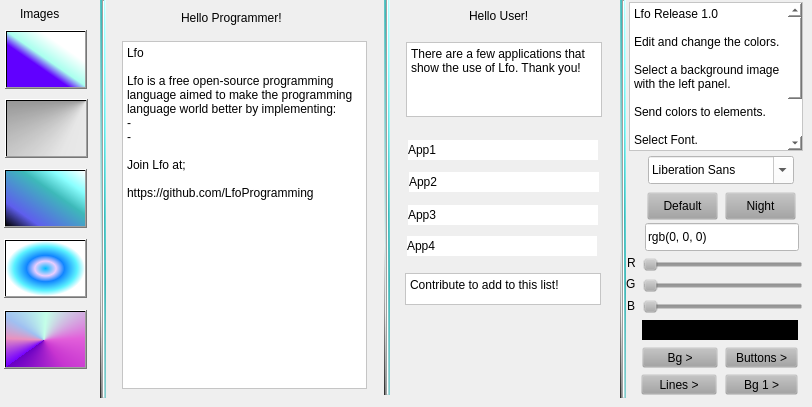
    <widget class="QWidget" name="tab_3">
     <attribute name="title">
      <string>Preferences</string>
     </attribute>
     <widget class="Line" name="line_9">
      <property name="geometry">
       <rect>
        <x>100</x>
        <y>0</y>
        <width>6</width>
        <height>398</height>
       </rect>
      </property>
      <property name="minimumSize">
       <size>
        <width>6</width>
        <height>0</height>
       </size>
      </property>
      <property name="maximumSize">
       <size>
        <width>6</width>
        <height>16777215</height>
       </size>
      </property>
      <property name="styleSheet">
       <string notr="true">
background-color: qlineargradient(spread:pad, x1:0, y1:1, x2:1, y2:0, stop:0 rgba(0, 0, 0, 255), stop:0.228856 rgba(162, 162, 162, 0), stop:0.60199 rgba(61, 185, 185, 255), stop:0.79602 rgba(138, 255, 255, 255), stop:1 rgba(255, 255, 255, 255));</string>
      </property>
      <property name="orientation">
       <enum>Qt::Vertical</enum>
      </property>
     </widget>
     <widget class="Line" name="line_10">
      <property name="geometry">
       <rect>
        <x>384</x>
        <y>-3</y>
        <width>6</width>
        <height>398</height>
       </rect>
      </property>
      <property name="minimumSize">
       <size>
        <width>6</width>
        <height>0</height>
       </size>
      </property>
      <property name="maximumSize">
       <size>
        <width>6</width>
        <height>16777215</height>
       </size>
      </property>
      <property name="styleSheet">
       <string notr="true">
background-color: qlineargradient(spread:pad, x1:0, y1:1, x2:1, y2:0, stop:0 rgba(0, 0, 0, 255), stop:0.228856 rgba(162, 162, 162, 0), stop:0.60199 rgba(61, 185, 185, 255), stop:0.79602 rgba(138, 255, 255, 255), stop:1 rgba(255, 255, 255, 255));</string>
      </property>
      <property name="orientation">
       <enum>Qt::Vertical</enum>
      </property>
     </widget>
     <widget class="Line" name="line_11">
      <property name="geometry">
       <rect>
        <x>620</x>
        <y>0</y>
        <width>6</width>
        <height>398</height>
       </rect>
      </property>
      <property name="minimumSize">
       <size>
        <width>6</width>
        <height>0</height>
       </size>
      </property>
      <property name="maximumSize">
       <size>
        <width>6</width>
        <height>16777215</height>
       </size>
      </property>
      <property name="styleSheet">
       <string notr="true">
background-color: qlineargradient(spread:pad, x1:0, y1:1, x2:1, y2:0, stop:0 rgba(0, 0, 0, 255), stop:0.228856 rgba(162, 162, 162, 0), stop:0.60199 rgba(61, 185, 185, 255), stop:0.79602 rgba(138, 255, 255, 255), stop:1 rgba(255, 255, 255, 255));</string>
      </property>
      <property name="orientation">
       <enum>Qt::Vertical</enum>
      </property>
     </widget>
     <widget class="QPushButton" name="Im1">
      <property name="geometry">
       <rect>
        <x>5</x>
        <y>30</y>
        <width>82</width>
        <height>59</height>
       </rect>
      </property>
      <property name="styleSheet">
       <string notr="true">background-color: qlineargradient(spread:pad, x1:0, y1:1, x2:0.721, y2:0.266955, stop:0.537313 rgba(97, 0, 255, 255), stop:0.696517 rgba(169, 255, 238, 255), stop:1 rgba(255, 255, 255, 255));</string>
      </property>
      <property name="text">
       <string/>
      </property>
     </widget>
     <widget class="QPushButton" name="Im2">
      <property name="geometry">
       <rect>
        <x>5</x>
        <y>99</y>
        <width>83</width>
        <height>59</height>
       </rect>
      </property>
      <property name="styleSheet">
       <string notr="true">background-color: qconicalgradient(cx:1, cy:0, angle:44.2, stop:0 rgba(0, 0, 0, 255), stop:0.577114 rgba(230, 230, 230, 255), stop:1 rgba(255, 255, 255, 255));</string>
      </property>
      <property name="text">
       <string/>
      </property>
     </widget>
     <widget class="QPushButton" name="Im3">
      <property name="geometry">
       <rect>
        <x>4</x>
        <y>169</y>
        <width>83</width>
        <height>59</height>
       </rect>
      </property>
      <property name="styleSheet">
       <string notr="true">background-color: qlineargradient(spread:pad, x1:0, y1:1, x2:1, y2:0, stop:0 rgba(0, 0, 0, 255), stop:0.21393 rgba(94, 94, 237, 255), stop:0.60199 rgba(61, 185, 185, 255), stop:0.79602 rgba(138, 255, 255, 255), stop:1 rgba(255, 255, 255, 255));</string>
      </property>
      <property name="text">
       <string/>
      </property>
     </widget>
     <widget class="QPushButton" name="Im4">
      <property name="geometry">
       <rect>
        <x>4</x>
        <y>239</y>
        <width>83</width>
        <height>59</height>
       </rect>
      </property>
      <property name="styleSheet">
       <string notr="true">background-color: qradialgradient(spread:pad, cx:0.5, cy:0.5, radius:0.5, fx:0.5, fy:0.5, stop:0 rgba(0, 188, 255, 255), stop:0.268657 rgba(234, 206, 255, 255), stop:0.477612 rgba(17, 133, 255, 255), stop:0.800995 rgba(91, 242, 255, 255), stop:1 rgba(255, 255, 255, 255));</string>
      </property>
      <property name="text">
       <string/>
      </property>
     </widget>
     <widget class="QPushButton" name="Im5">
      <property name="geometry">
       <rect>
        <x>4</x>
        <y>310</y>
        <width>83</width>
        <height>59</height>
       </rect>
      </property>
      <property name="styleSheet">
       <string notr="true">background-color: qconicalgradient(cx:0.480199, cy:0.511, angle:226.1, stop:0 rgba(105, 0, 196, 255), stop:0.20398 rgba(199, 52, 208, 255), stop:0.383085 rgba(226, 95, 218, 255), stop:0.61194 rgba(196, 255, 232, 255), stop:0.756219 rgba(160, 192, 241, 255), stop:0.860697 rgba(233, 146, 191, 255), stop:1 rgba(116, 0, 255, 255));</string>
      </property>
      <property name="text">
       <string/>
      </property>
     </widget>
     <widget class="QLabel" name="label_9">
      <property name="geometry">
       <rect>
        <x>20</x>
        <y>0</y>
        <width>66</width>
        <height>28</height>
       </rect>
      </property>
      <property name="styleSheet">
       <string notr="true">background-color: rgba(162, 162, 162, 0);
color: rgb(0, 0, 0);
font: 63 11pt &quot;FreeSans&quot;;</string>
      </property>
      <property name="text">
       <string>Images</string>
      </property>
     </widget>
     <widget class="QSlider" name="RSlider">
      <property name="geometry">
       <rect>
        <x>643</x>
        <y>257</y>
        <width>160</width>
        <height>16</height>
       </rect>
      </property>
      <property name="styleSheet">
       <string notr="true">background-color: rgba(162, 162, 162, 0);</string>
      </property>
      <property name="maximum">
       <number>255</number>
      </property>
      <property name="orientation">
       <enum>Qt::Horizontal</enum>
      </property>
     </widget>
     <widget class="QSlider" name="GSlider">
      <property name="geometry">
       <rect>
        <x>643</x>
        <y>278</y>
        <width>160</width>
        <height>16</height>
       </rect>
      </property>
      <property name="styleSheet">
       <string notr="true">background-color: rgba(162, 162, 162, 0);</string>
      </property>
      <property name="maximum">
       <number>255</number>
      </property>
      <property name="orientation">
       <enum>Qt::Horizontal</enum>
      </property>
     </widget>
     <widget class="QSlider" name="BSlider">
      <property name="geometry">
       <rect>
        <x>643</x>
        <y>299</y>
        <width>160</width>
        <height>16</height>
       </rect>
      </property>
      <property name="styleSheet">
       <string notr="true">background-color: rgba(162, 162, 162, 0);</string>
      </property>
      <property name="maximum">
       <number>255</number>
      </property>
      <property name="orientation">
       <enum>Qt::Horizontal</enum>
      </property>
     </widget>
     <widget class="QLineEdit" name="RgbString">
      <property name="geometry">
       <rect>
        <x>645</x>
        <y>223</y>
        <width>154</width>
        <height>28</height>
       </rect>
      </property>
      <property name="styleSheet">
       <string notr="true">background-color: rgb(255, 255, 255);
color: rgb(0, 0, 0);</string>
      </property>
      <property name="text">
       <string>rgb(0, 0, 0)</string>
      </property>
     </widget>
     <widget class="QLabel" name="label_10">
      <property name="geometry">
       <rect>
        <x>627</x>
        <y>249</y>
        <width>16</width>
        <height>27</height>
       </rect>
      </property>
      <property name="styleSheet">
       <string notr="true">background-color: rgba(162, 162, 162, 0);
color: rgb(0, 0, 0);</string>
      </property>
      <property name="text">
       <string>R</string>
      </property>
     </widget>
     <widget class="QLabel" name="label_11">
      <property name="geometry">
       <rect>
        <x>626</x>
        <y>273</y>
        <width>16</width>
        <height>22</height>
       </rect>
      </property>
      <property name="styleSheet">
       <string notr="true">background-color: rgba(162, 162, 162, 0);
color: rgb(0, 0, 0);</string>
      </property>
      <property name="text">
       <string>G</string>
      </property>
     </widget>
     <widget class="QLabel" name="label_12">
      <property name="geometry">
       <rect>
        <x>627</x>
        <y>296</y>
        <width>16</width>
        <height>20</height>
       </rect>
      </property>
      <property name="styleSheet">
       <string notr="true">background-color: rgba(162, 162, 162, 0);
color: rgb(0, 0, 0);</string>
      </property>
      <property name="text">
       <string>B</string>
      </property>
     </widget>
     <widget class="QLabel" name="ColorsLabel">
      <property name="geometry">
       <rect>
        <x>642</x>
        <y>320</y>
        <width>156</width>
        <height>20</height>
       </rect>
      </property>
      <property name="styleSheet">
       <string notr="true">background-color: rgb(0, 0, 0);</string>
      </property>
      <property name="frameShape">
       <enum>QFrame::Panel</enum>
      </property>
      <property name="frameShadow">
       <enum>QFrame::Raised</enum>
      </property>
      <property name="lineWidth">
       <number>3</number>
      </property>
      <property name="text">
       <string/>
      </property>
     </widget>
     <widget class="QPushButton" name="SendBg">
      <property name="geometry">
       <rect>
        <x>642</x>
        <y>347</y>
        <width>76</width>
        <height>21</height>
       </rect>
      </property>
      <property name="styleSheet">
       <string notr="true">background-color: rgba(162, 162, 162, 0);
color: rgb(0, 0, 0);</string>
      </property>
      <property name="text">
       <string>Bg &gt;</string>
      </property>
     </widget>
     <widget class="QPushButton" name="NightThemeButton">
      <property name="geometry">
       <rect>
        <x>725</x>
        <y>192</y>
        <width>71</width>
        <height>28</height>
       </rect>
      </property>
      <property name="styleSheet">
       <string notr="true">background-color: rgba(162, 162, 162, 0);
color: rgb(0, 0, 0);</string>
      </property>
      <property name="text">
       <string>Night</string>
      </property>
     </widget>
     <widget class="QPushButton" name="DefaultThemeButton">
      <property name="geometry">
       <rect>
        <x>647</x>
        <y>192</y>
        <width>71</width>
        <height>28</height>
       </rect>
      </property>
      <property name="styleSheet">
       <string notr="true">background-color: rgba(162, 162, 162, 0);
color: rgb(0, 0, 0);</string>
      </property>
      <property name="text">
       <string>Default</string>
      </property>
     </widget>
     <widget class="QPushButton" name="SendButtons">
      <property name="geometry">
       <rect>
        <x>725</x>
        <y>347</y>
        <width>73</width>
        <height>21</height>
       </rect>
      </property>
      <property name="styleSheet">
       <string notr="true">background-color: rgba(162, 162, 162, 0);
color: rgb(0, 0, 0);</string>
      </property>
      <property name="text">
       <string>Buttons &gt;</string>
      </property>
     </widget>
     <widget class="QPushButton" name="SendLines">
      <property name="geometry">
       <rect>
        <x>641</x>
        <y>374</y>
        <width>76</width>
        <height>21</height>
       </rect>
      </property>
      <property name="styleSheet">
       <string notr="true">background-color: rgba(162, 162, 162, 0);
color: rgb(0, 0, 0);</string>
      </property>
      <property name="text">
       <string>Lines &gt;</string>
      </property>
     </widget>
     <widget class="QPushButton" name="SendBg1">
      <property name="geometry">
       <rect>
        <x>725</x>
        <y>374</y>
        <width>73</width>
        <height>21</height>
       </rect>
      </property>
      <property name="styleSheet">
       <string notr="true">background-color: rgba(162, 162, 162, 0);
color: rgb(0, 0, 0);</string>
      </property>
      <property name="text">
       <string>Bg 1 &gt;</string>
      </property>
     </widget>
     <widget class="QFontComboBox" name="fontComboBox">
      <property name="geometry">
       <rect>
        <x>648</x>
        <y>156</y>
        <width>146</width>
        <height>28</height>
       </rect>
      </property>
      <property name="styleSheet">
       <string notr="true">background-color: rgb(255, 255, 255);
color: rgb(0, 0, 0);</string>
      </property>
     </widget>
     <widget class="QLabel" name="label_19">
      <property name="geometry">
       <rect>
        <x>181</x>
        <y>4</y>
        <width>138</width>
        <height>28</height>
       </rect>
      </property>
      <property name="styleSheet">
       <string notr="true">background-color: rgba(162, 162, 162, 0);
color: rgb(0, 0, 0);
font: 63 11pt &quot;FreeSans&quot;;</string>
      </property>
      <property name="text">
       <string>Hello Programmer!</string>
      </property>
     </widget>
     <widget class="QLabel" name="label_20">
      <property name="geometry">
       <rect>
        <x>469</x>
        <y>2</y>
        <width>102</width>
        <height>28</height>
       </rect>
      </property>
      <property name="styleSheet">
       <string notr="true">background-color: rgba(162, 162, 162, 0);
color: rgb(0, 0, 0);
font: 63 11pt &quot;FreeSans&quot;;</string>
      </property>
      <property name="text">
       <string>Hello User!</string>
      </property>
     </widget>
     <widget class="QPlainTextEdit" name="ToDo">
      <property name="geometry">
       <rect>
        <x>122</x>
        <y>41</y>
        <width>245</width>
        <height>348</height>
       </rect>
      </property>
      <property name="styleSheet">
       <string notr="true">background-color: rgb(255, 255, 255);
color: rgb(0, 0, 0);</string>
      </property>
      <property name="readOnly">
       <bool>true</bool>
      </property>
      <property name="plainText">
       <string>Lfo

Lfo is a free open-source programming language aimed to make the programming language world better by implementing:
-
-

Join Lfo at;

https://github.com/LfoProgramming</string>
      </property>
     </widget>
     <widget class="QPlainTextEdit" name="plainTextEdit_2">
      <property name="geometry">
       <rect>
        <x>406</x>
        <y>42</y>
        <width>196</width>
        <height>75</height>
       </rect>
      </property>
      <property name="styleSheet">
       <string notr="true">background-color: rgb(255, 255, 255);
color: rgb(0, 0, 0);</string>
      </property>
      <property name="readOnly">
       <bool>true</bool>
      </property>
      <property name="plainText">
       <string>There are a few applications that show the use of Lfo. Thank you!</string>
      </property>
     </widget>
     <widget class="QLabel" name="App">
      <property name="geometry">
       <rect>
        <x>408</x>
        <y>140</y>
        <width>190</width>
        <height>20</height>
       </rect>
      </property>
      <property name="styleSheet">
       <string notr="true">background-color: rgb(255, 255, 255);
color: rgb(0, 0, 0);</string>
      </property>
      <property name="text">
       <string>App1</string>
      </property>
     </widget>
     <widget class="QLabel" name="App_2">
      <property name="geometry">
       <rect>
        <x>409</x>
        <y>172</y>
        <width>190</width>
        <height>20</height>
       </rect>
      </property>
      <property name="styleSheet">
       <string notr="true">background-color: rgb(255, 255, 255);
color: rgb(0, 0, 0);</string>
      </property>
      <property name="text">
       <string>App2</string>
      </property>
     </widget>
     <widget class="QLabel" name="App_3">
      <property name="geometry">
       <rect>
        <x>408</x>
        <y>205</y>
        <width>190</width>
        <height>20</height>
       </rect>
      </property>
      <property name="styleSheet">
       <string notr="true">background-color: rgb(255, 255, 255);
color: rgb(0, 0, 0);</string>
      </property>
      <property name="text">
       <string>App3</string>
      </property>
     </widget>
     <widget class="QLabel" name="App_4">
      <property name="geometry">
       <rect>
        <x>407</x>
        <y>236</y>
        <width>190</width>
        <height>20</height>
       </rect>
      </property>
      <property name="styleSheet">
       <string notr="true">background-color: rgb(255, 255, 255);
color: rgb(0, 0, 0);</string>
      </property>
      <property name="text">
       <string>App4</string>
      </property>
     </widget>
     <widget class="QPlainTextEdit" name="plainTextEdit_4">
      <property name="geometry">
       <rect>
        <x>405</x>
        <y>273</y>
        <width>196</width>
        <height>32</height>
       </rect>
      </property>
      <property name="styleSheet">
       <string notr="true">background-color: rgb(255, 255, 255);
color: rgb(0, 0, 0);</string>
      </property>
      <property name="readOnly">
       <bool>true</bool>
      </property>
      <property name="plainText">
       <string>Contribute to add to this list!</string>
      </property>
     </widget>
     <widget class="QLabel" name="label_21">
      <property name="geometry">
       <rect>
        <x>400</x>
        <y>308</y>
        <width>203</width>
        <height>87</height>
       </rect>
      </property>
      <property name="styleSheet">
       <string notr="true">background-image: url(:/pictures/Lfo_Ico_1_4_7.png);
background-color: rgba(162, 162, 162, 0);
image: url(:/pictures/Lfo_Ico_1_4_7.png);</string>
      </property>
      <property name="text">
       <string/>
      </property>
     </widget>
     <widget class="QPlainTextEdit" name="plainTextEdit_5">
      <property name="geometry">
       <rect>
        <x>629</x>
        <y>2</y>
        <width>174</width>
        <height>149</height>
       </rect>
      </property>
      <property name="styleSheet">
       <string notr="true">background-color: rgb(255, 255, 255);
color: rgb(0, 0, 0);</string>
      </property>
      <property name="readOnly">
       <bool>true</bool>
      </property>
      <property name="plainText">
       <string>Lfo Release 1.0

Edit and change the colors.

Select a background image with the left panel.

Send colors to elements.

Select Font.

Select the Default or the Night Theme. </string>
      </property>
      <property name="overwriteMode">
       <bool>false</bool>
      </property>
     </widget>
    </widget>
